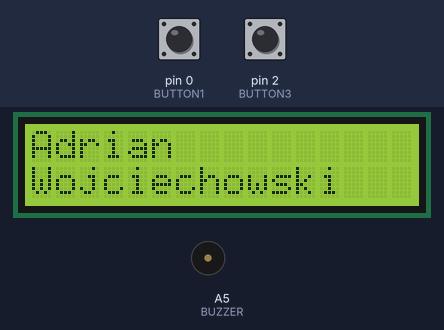
The sketch below on a simulated Arduino Uno, built with avr-gcc and run on an emulated ATmega328P. Parts: 16×2 character LCD, buzzer (waves = sounding). Inputs (shaded band) come from the test bench; at power-on: pin 2 (BUTTON3) LOW, pin 0 (BUTTON1) LOW.

Above: at 0.1 s.
1.8 s: pin 2 (BUTTON3) pulled HIGH for 0.25 s
At 2.1 s:
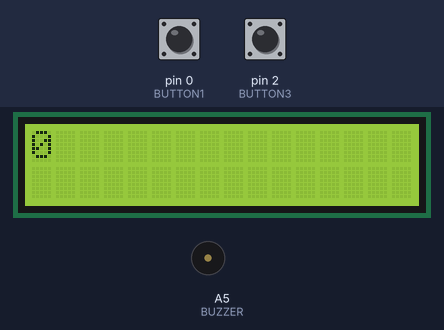
At 2.9 s:
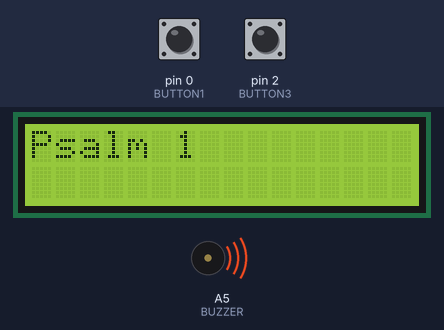
Timing chart, 0 to 31.7 s (numbered marks = the images above; inputs shaded):
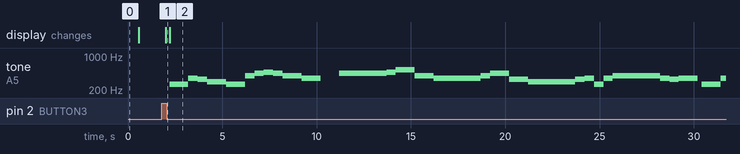

Measured:
- after the input at 1.8 s, tone on A5 (BUZZER): plays 261 Hz for 1.0 s, 349 Hz for 0.50 s, 329 Hz for 0.50 s, 293 Hz for 1.0 s, 261 Hz for 1.0 s, 392 Hz for 0.50 s … (30 notes in this stretch), starting after 0.41 s; the display: changes after 0.20 s (image 1)

The sketch:

PsalmMelodies.ino
```cpp
/* Adrian Wojciechowski
 *
 * Plays chosen Psalm melody (just one in this version)
 * lcd 16x2 on AVT 1615
 */

#include <LiquidCrystal.h>
#define BUTTON1 0
#define BUTTON2 1
#define BUTTON3 2
#define BUTTON4 3
#define BUZZER A5

#define C4 261.63
#define D4 293.66
#define E4 329.63
#define F4 349.23
#define G4 392.00
#define A4 440.00
#define H4 466.16
#define C5 523.25

LiquidCrystal lcd(8, 9, 4, 5, 6, 7); //(Rs, E, D4, D5, D6, D7)

void setup() {
  lcd.begin(16,2);  //Initialize screen size
  pinMode(BUTTON1, INPUT);
  pinMode(BUTTON2, INPUT);
  pinMode(BUTTON3, INPUT);
  pinMode(BUTTON4, INPUT);
  pinMode(BUZZER, OUTPUT);
  digitalWrite(BUZZER, HIGH);
  lcd.print("Adrian");
  lcd.setCursor(0,1);
  lcd.print("Wojciechowski");
  delay(500);
}

void loop() {
  int choice = 0;
  while (true) {
    lcd.clear();
    lcd.setCursor(0,0);
    while(digitalRead(BUTTON3) == HIGH) {
      lcd.clear();
      lcd.setCursor(0,0);
      lcd.print(choice);

      if (digitalRead(BUTTON1) == LOW) {
        choice++;
      }
      else if (digitalRead(BUTTON2) == LOW) {
        choice--;
      }

      delay(200);
    }

    lcd.clear();
    lcd.setCursor(0,0);
    switch(choice) {
      case 0:
      break;
      case 1:
        lcd.print("Psalm 1");
        psalm1();
        break;
    }

    delay(200);
  }
}

void psalm1() {
  tone(BUZZER, 261.63);
    delay(1000);
    noTone(BUZZER);
    digitalWrite(BUZZER, HIGH);
    tone(BUZZER, 349.23);
    delay(500);
    noTone(BUZZER);
    digitalWrite(BUZZER, HIGH);
    tone(BUZZER, 329.63);
    delay(500);
    noTone(BUZZER);
    digitalWrite(BUZZER, HIGH);
    tone(BUZZER, 293.66);
    delay(1000);
    noTone(BUZZER);
    digitalWrite(BUZZER, HIGH);
    tone(BUZZER, 261.63);
    delay(1000);
    noTone(BUZZER);
    digitalWrite(BUZZER, HIGH);

    tone(BUZZER, G4);
    delay(500);
    noTone(BUZZER);
    digitalWrite(BUZZER, HIGH);
    tone(BUZZER, A4);
    delay(500);
    noTone(BUZZER);
    digitalWrite(BUZZER, HIGH);
    tone(BUZZER, H4);
    delay(500);
    noTone(BUZZER);
    digitalWrite(BUZZER, HIGH);
    tone(BUZZER, A4);
    delay(500);
    noTone(BUZZER);
    digitalWrite(BUZZER, HIGH);
    tone(BUZZER, G4);
    delay(1000);
    noTone(BUZZER);
    digitalWrite(BUZZER, HIGH);
    tone(BUZZER, F4);
    delay(1000);
    noTone(BUZZER);
    digitalWrite(BUZZER, HIGH);

    delay(1000);

    tone(BUZZER, A4);
    delay(500);
    noTone(BUZZER);
    digitalWrite(BUZZER, HIGH);
    tone(BUZZER, A4);
    delay(500);
    noTone(BUZZER);
    digitalWrite(BUZZER, HIGH);
    tone(BUZZER, A4);
    delay(500);
    noTone(BUZZER);
    digitalWrite(BUZZER, HIGH);
    tone(BUZZER, A4);
    delay(500);
    noTone(BUZZER);
    digitalWrite(BUZZER, HIGH);
    tone(BUZZER, A4);
    delay(500);
    noTone(BUZZER);
    digitalWrite(BUZZER, HIGH);
    tone(BUZZER, H4);
    delay(500);
    noTone(BUZZER);
    digitalWrite(BUZZER, HIGH);
    tone(BUZZER, C5);
    delay(500);
    noTone(BUZZER);
    digitalWrite(BUZZER, HIGH);
    tone(BUZZER, C5);
    delay(500);
    noTone(BUZZER);
    digitalWrite(BUZZER, HIGH);
    tone(BUZZER, G4);
    delay(1000);
    noTone(BUZZER);
    digitalWrite(BUZZER, HIGH);

    tone(BUZZER, F4);
    delay(500);
    noTone(BUZZER);
    digitalWrite(BUZZER, HIGH);
    tone(BUZZER, F4);
    delay(500);
    noTone(BUZZER);
    digitalWrite(BUZZER, HIGH);
    tone(BUZZER, F4);
    delay(500);
    noTone(BUZZER);
    digitalWrite(BUZZER, HIGH);
    tone(BUZZER, F4);
    delay(500);
    noTone(BUZZER);
    digitalWrite(BUZZER, HIGH);
    tone(BUZZER, F4);
    delay(500);
    noTone(BUZZER);
    digitalWrite(BUZZER, HIGH);
    tone(BUZZER, G4);
    delay(500);
    noTone(BUZZER);
    digitalWrite(BUZZER, HIGH);
    tone(BUZZER, A4);
    delay(500);
    noTone(BUZZER);
    digitalWrite(BUZZER, HIGH);
    tone(BUZZER, A4);
    delay(500);
    noTone(BUZZER);
    digitalWrite(BUZZER, HIGH);
    tone(BUZZER, E4);
    delay(1000);
    noTone(BUZZER);
    digitalWrite(BUZZER, HIGH);

    tone(BUZZER, D4);
    delay(500);
    noTone(BUZZER);
    digitalWrite(BUZZER, HIGH);
    tone(BUZZER, D4);
    delay(500);
    noTone(BUZZER);
    digitalWrite(BUZZER, HIGH);
    tone(BUZZER, D4);
    delay(500);
    noTone(BUZZER);
    digitalWrite(BUZZER, HIGH);
    tone(BUZZER, D4);
    delay(500);
    noTone(BUZZER);
    digitalWrite(BUZZER, HIGH);
    tone(BUZZER, D4);
    delay(500);
    noTone(BUZZER);
    digitalWrite(BUZZER, HIGH);
    tone(BUZZER, E4);
    delay(500);
    noTone(BUZZER);
    digitalWrite(BUZZER, HIGH);
    tone(BUZZER, F4);
    delay(500);
    noTone(BUZZER);
    digitalWrite(BUZZER, HIGH);
    tone(BUZZER, C4);
    delay(500);
    noTone(BUZZER);
    digitalWrite(BUZZER, HIGH);
    tone(BUZZER, F4);
    delay(500);
    noTone(BUZZER);
    digitalWrite(BUZZER, HIGH);

    tone(BUZZER, G4);
    delay(500);
    noTone(BUZZER);
    digitalWrite(BUZZER, HIGH);
    tone(BUZZER, G4);
    delay(500);
    noTone(BUZZER);
    digitalWrite(BUZZER, HIGH);
    tone(BUZZER, G4);
    delay(500);
    noTone(BUZZER);
    digitalWrite(BUZZER, HIGH);
    tone(BUZZER, G4);
    delay(500);
    noTone(BUZZER);
    digitalWrite(BUZZER, HIGH);
    tone(BUZZER, G4);
    delay(500);
    noTone(BUZZER);
    digitalWrite(BUZZER, HIGH);
    tone(BUZZER, F4);
    delay(500);
    noTone(BUZZER);
    digitalWrite(BUZZER, HIGH);
    tone(BUZZER, E4);
    delay(500);
    noTone(BUZZER);
    digitalWrite(BUZZER, HIGH);
    tone(BUZZER, F4);
    delay(500);
    noTone(BUZZER);
    digitalWrite(BUZZER, HIGH);
    tone(BUZZER, F4);
    delay(500);
    noTone(BUZZER);
    digitalWrite(BUZZER, HIGH);
}
```
